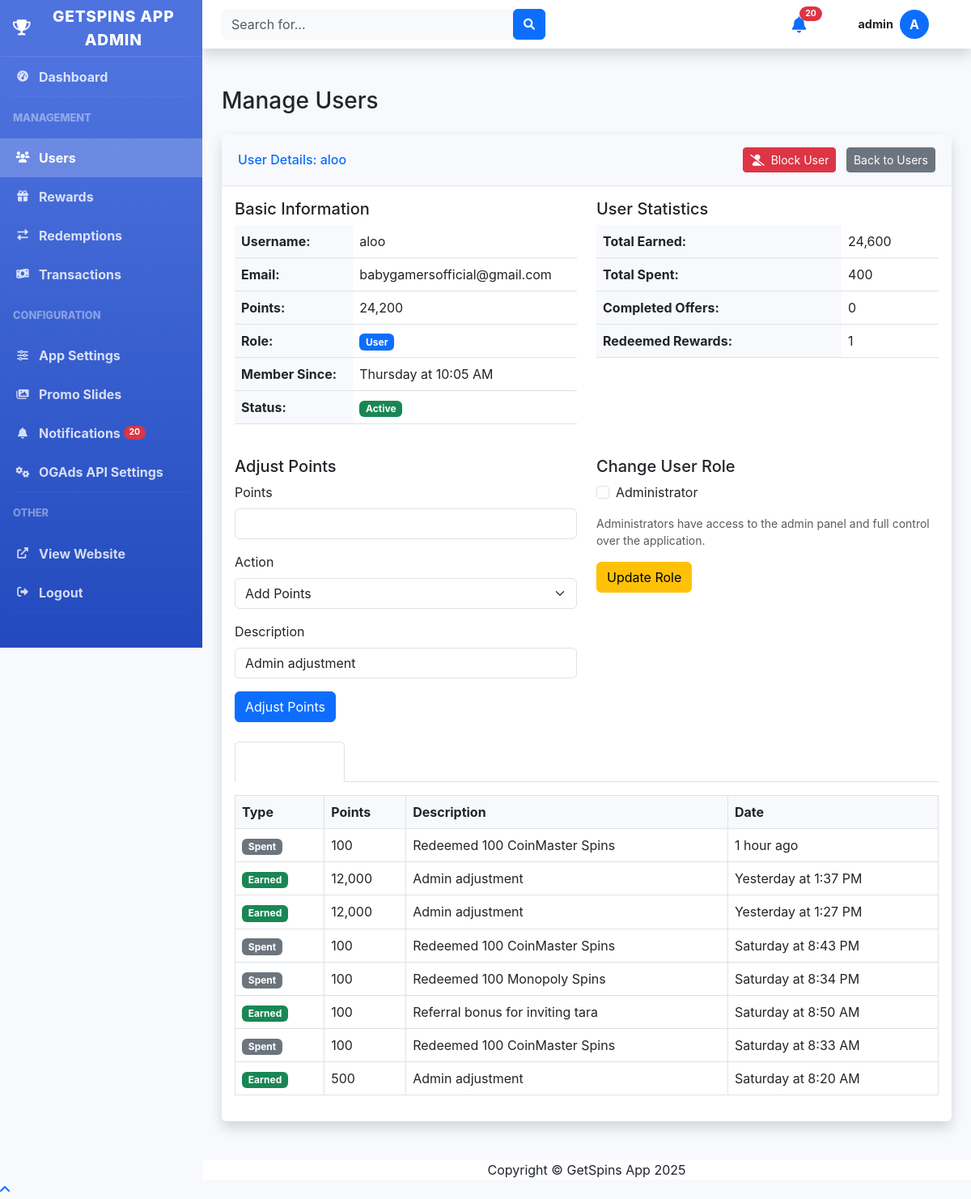
Page /admin/users.php?action=view&id=2 (signed in) on the earlier database version.
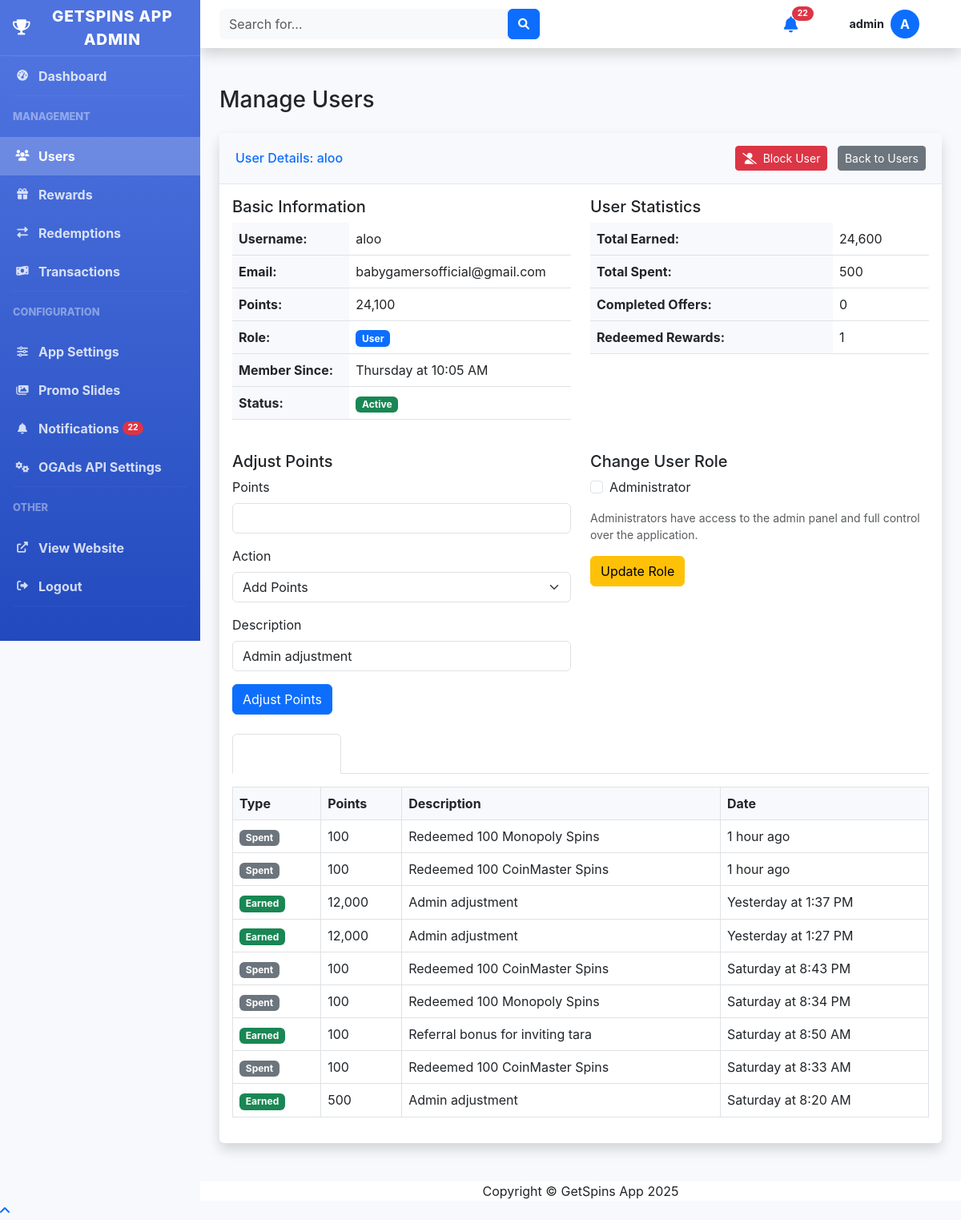
Same page on the later database version.
### tables this page shows
CREATE TABLE users (
            id INTEGER PRIMARY KEY AUTOINCREMENT,
            username TEXT NOT NULL UNIQUE,
            email TEXT NOT NULL UNIQUE,
            password TEXT NOT NULL,
            points INTEGER NOT NULL DEFAULT 0,
            is_admin INTEGER NOT NULL DEFAULT 0,
            created_at TIMESTAMP DEFAULT CURRENT_TIMESTAMP,
            updated_at TIMESTAMP DEFAULT CURRENT_TIMESTAMP
        , referral_code TEXT, referred_by INTEGER, is_blocked INTEGER DEFAULT 0 NOT NULL);

CREATE TABLE transactions (
            id INTEGER PRIMARY KEY AUTOINCREMENT,
            user_id INTEGER NOT NULL,
            type TEXT NOT NULL CHECK(type IN ('earn', 'spend')),
            points INTEGER NOT NULL,
            description TEXT NOT NULL,
            reference_id INTEGER NULL,
            reference_type TEXT NULL,
            created_at TIMESTAMP DEFAULT CURRENT_TIMESTAMP,
            FOREIGN KEY (user_id) REFERENCES users(id) ON DELETE CASCADE
        );

### admin/users.php (the view, shortened to what the changed rows need)
<?php
require_once '../includes/auth.php';
require_once '../includes/functions.php';
require_once '../includes/db.php';
$db = Database::getInstance();
$conn = $db->getConnection();
if (isset($_GET['action'])) {
    $action = $_GET['action'];
    if ($action === 'view' && isset($_GET['id'])) {
        $user_id = (int)$_GET['id'];
        $stats = getUserStats($user_id);
        $stmt = $conn->prepare("SELECT * FROM transactions WHERE user_id = :user_id ORDER BY created_at DESC LIMIT 10");
        $stmt->bindValue(':user_id', $user_id);
        $stmt->execute();
        $transactions = [];
        while ($row = $stmt->fetch(PDO::FETCH_ASSOC)) {
            $transactions[] = $row;
        }
    }
}
$users = getAllUsers();
include 'header.php';
?>
<div class="container-fluid">
    <div class="d-sm-flex align-items-center justify-content-between mb-4">
        <h1 class="h3 mb-0 text-gray-800">Manage Users</h1>
    </div>
    <?php if (isset($action) && $action === 'view' && isset($user)): ?>
    <div class="card shadow mb-4">
        <div class="card-header py-3 d-flex flex-row align-items-center justify-content-between">
            <h6 class="m-0 font-weight-bold text-primary">User Details: <?php echo htmlspecialchars($user['username']); ?></h6>
            <div>
                <?php
                $is_blocked = isset($user['is_blocked']) && $user['is_blocked'] == 1;
                $block_btn_class = $is_blocked ? 'btn-success' : 'btn-danger';
                $block_btn_text = $is_blocked ? 'Unblock User' : 'Block User';
                $block_btn_icon = $is_blocked ? 'fa-unlock' : 'fa-user-slash';
                ?>
                <a href="javascript:void(0);"
                   class="btn btn-sm <?php echo $block_btn_class; ?> me-2"
                   onclick="return showConfirmationModal(
                       'Are you sure you want to <?php echo $is_blocked ? 'unblock' : 'block'; ?> this user?',
                       'users.php?action=toggle_block&id=<?php echo $user['id']; ?>',
                       '<?php echo $block_btn_class; ?>'
                   );">
                    <i class="fas <?php echo $block_btn_icon; ?> me-1"></i> <?php echo $block_btn_text; ?>
                </a>
                <a href="users.php" class="btn btn-sm btn-secondary">Back to Users</a>
            </div>
        </div>
        <div class="card-body">
            <div class="row mb-4">
                <div class="col-md-6">
                    <h5>Basic Information</h5>
                    <table class="table">
                        <tr>
                            <th>Username:</th>
                            <td><?php echo htmlspecialchars($user['username']); ?></td>
                        </tr>
                        <tr>
                            <th>Email:</th>
                            <td><?php echo htmlspecialchars($user['email']); ?></td>
                        </tr>
                        <tr>
                            <th>Points:</th>
                            <td><?php echo formatPoints($user['points']); ?></td>
                        </tr>
                        <tr>
                            <th>Role:</th>
                            <td>
                                <?php if ($user['is_admin']): ?>
                                <span class="badge bg-danger">Admin</span>
                                <?php else: ?>
                                <span class="badge bg-primary">User</span>
                                <?php endif; ?>
                            </td>
                        </tr>
                        <tr>
                            <th>Member Since:</th>
                            <td><?php echo formatDate($user['created_at']); ?></td>
                        </tr>
                        <tr>
                            <th>Status:</th>
                            <td>
                                <?php if (isset($user['is_blocked']) && $user['is_blocked'] == 1): ?>
                                <span class="badge bg-danger">Blocked</span>
                                <?php else: ?>
                                <span class="badge bg-success">Active</span>
                                <?php endif; ?>
                            </td>
                        </tr>
                    </table>
                </div>
                <div class="col-md-6">
                    <h5>User Statistics</h5>
                    <table class="table">
                        <tr>
                            <th>Total Earned:</th>
                            <td><?php echo formatPoints($stats['total_earned']); ?></td>
                        </tr>
                        <tr>
                            <th>Total Spent:</th>
                            <td><?php echo formatPoints($stats['total_spent']); ?></td>
                        </tr>
                        <tr>
                            <th>Completed Offers:</th>
                            <td><?php echo $stats['completed_offers']; ?></td>
                        </tr>
                        <tr>
                            <th>Redeemed Rewards:</th>
                            <td><?php echo $stats['redeemed_rewards']; ?></td>
                        </tr>
                    </table>
                </div>
            </div>
            <div class="row mb-4">
                <div class="col-md-6">
                    <h5>Adjust Points</h5>
                    <form action="<?php echo $_SERVER['PHP_SELF']; ?>?action=edit_points&id=<?php echo $user['id']; ?>" method="post">
                        <div class="mb-3">
                            <label for="points" class="form-label">Points</label>
                            <input type="number" class="form-control" id="points" name="points" min="1" required>
                        </div>
                        <div class="mb-3">
                            <label for="type" class="form-label">Action</label>
                            <select class="form-select" id="type" name="type" required>
                                <option value="add">Add Points</option>
                            </select>
                        </div>
                        <div class="mb-3">
                            <label for="description" class="form-label">Description</label>
                            <input type="text" class="form-control" id="description" name="description" value="Admin adjustment">
                        </div>
                        <button type="submit" class="btn btn-primary">Adjust Points</button>
                    </form>
                </div>
                <div class="col-md-6">
                    <h5>Change User Role</h5>
                    <form action="<?php echo $_SERVER['PHP_SELF']; ?>?action=change_role&id=<?php echo $user['id']; ?>" method="post">
                        <div class="mb-3 form-check">
                            <input type="checkbox" class="form-check-input" id="is_admin" name="is_admin" <?php echo $user['is_admin'] ? 'checked' : ''; ?>>
                            <label class="form-check-label" for="is_admin">Administrator</label>
                        </div>
                        <p class="small text-muted">Administrators have access to the admin panel and full control over the application.</p>
                        <button type="submit" class="btn btn-warning">Update Role</button>
                    </form>
                </div>
            </div>
            <div class="row">
                <div class="col-12">
                    <ul class="nav nav-tabs" id="userTabs" role="tablist">
                        <li class="nav-item" role="presentation">
                            <button class="nav-link active" id="transactions-tab" data-bs-toggle="tab" data-bs-target="#transactions" type="button" role="tab" aria-controls="transactions" aria-selected="true">Transactions</button>
                        </li>
                        <li class="nav-item" role="presentation">
                            <button class="nav-link" id="redemptions-tab" data-bs-toggle="tab" data-bs-target="#redemptions" type="button" role="tab" aria-controls="redemptions" aria-selected="false">Redemptions</button>
                        </li>
                    </ul>
                    <div class="tab-content" id="userTabsContent">
                        <div class="tab-pane fade show active" id="transactions" role="tabpanel" aria-labelledby="transactions-tab">
                            <div class="table-responsive mt-3">
                                <table class="table table-bordered">
                                    <thead>
                                        <tr>
                                            <th>Type</th>
                                            <th>Points</th>
                                            <th>Description</th>
                                            <th>Date</th>
                                        </tr>
                                    </thead>
                                    <tbody>
                                        <?php if (count($transactions) > 0): ?>
                                            <?php foreach ($transactions as $transaction): ?>
                                            <tr>
                                                <td>
                                                    <?php if ($transaction['type'] === 'earn'): ?>
                                                    <span class="badge bg-success">Earned</span>
                                                    <?php else: ?>
                                                    <span class="badge bg-secondary">Spent</span>
                                                    <?php endif; ?>
                                                </td>
                                                <td><?php echo formatPoints($transaction['points']); ?></td>
                                                <td><?php echo htmlspecialchars($transaction['description']); ?></td>
                                                <td><?php echo formatDate($transaction['created_at']); ?></td>
                                            </tr>
                                            <?php endforeach; ?>
                                        <?php else: ?>
                                        <tr>
                                            <td colspan="4" class="text-center">No transactions found</td>
                                        </tr>
                                        <?php endif; ?>
                                    </tbody>
                                </table>
                            </div>
                        </div>
                    </div>
                </div>
            </div>
        </div>
    </div>
    <?php endif; ?>
</div>
<?php include 'footer.php'; ?>

### admin/header.php (shortened to what the changed rows need)
<?php
require_once '../includes/auth.php';
require_once '../includes/functions.php';
require_once '../includes/db.php';
$auth = new Auth();
$current_user = $auth->getUser();
?>
<!DOCTYPE html>
<html lang="en">
<head>
    <link href="https://cdn.jsdelivr.net/npm/bootstrap@5.3.0-alpha1/dist/css/bootstrap.min.css" rel="stylesheet">
    <link href="https://cdnjs.cloudflare.com/ajax/libs/font-awesome/6.0.0/css/all.min.css" rel="stylesheet">
</head>
<body>
    <div id="wrapper">
        <?php include 'sidebar.php'; ?>
        <div id="content-wrapper" class="d-flex flex-column">
            <div id="content">
                <nav class="navbar navbar-expand navbar-light bg-white topbar mb-4 static-top shadow" style="height: 60px;">
                    <ul class="navbar-nav ml-auto">
                        <li class="nav-item dropdown no-arrow mx-1">
                            <?php
                            $unread_count = getUnreadNotificationsCount();
                            ?>
                            <a class="nav-link position-relative d-inline-flex align-items-center justify-content-center" href="#" id="alertsDropdown" role="button" data-bs-toggle="dropdown" aria-expanded="false" style="padding: 0.75rem 1rem;">
                                <i class="fas fa-bell text-primary" style="font-size: 1.25rem; position: relative; top: 9px;"></i>
                                <?php if ($unread_count > 0): ?>
                                <span class="position-absolute badge rounded-pill bg-danger" style="font-size: 0.65rem; top: 0.5rem; right: 0.5rem;">
                                    <?php echo $unread_count < 100 ? $unread_count : '99+'; ?>
                                </span>
                                <?php endif; ?>
                            </a>
                        </li>
                    </ul>
                </nav>

### admin/sidebar.php (shortened to what the changed rows need)
<?php
$current_page = basename($_SERVER['PHP_SELF']);
?>
<div class="sidebar">
    <ul class="nav flex-column">
        <li class="nav-item">
            <a class="nav-link <?php echo $current_page === 'notifications.php' ? 'active' : ''; ?>" href="notifications.php">
                <i class="fas fa-fw fa-bell"></i>
                Notifications
                <?php
                $unread_count = getUnreadNotificationsCount();
                if ($unread_count > 0):
                ?>
                <span class="badge bg-danger rounded-pill ms-1" style="font-size: 0.65rem; transform: translateY(-1px); display: inline-block;"><?php echo $unread_count < 100 ? $unread_count : '99+'; ?></span>
                <?php endif; ?>
            </a>
        </li>
    </ul>
</div>

Differences in the rows shown:
changed users "aloo": points "24,200" → "24,100"
added transactions: type "Spent", points "100", description "Redeemed 100 Monopoly Spins", created_at "1 hour ago"
Other differences:
$unread_count: "20" → "22"
formatPoints($stats['total_spent']): "400" → "500"
